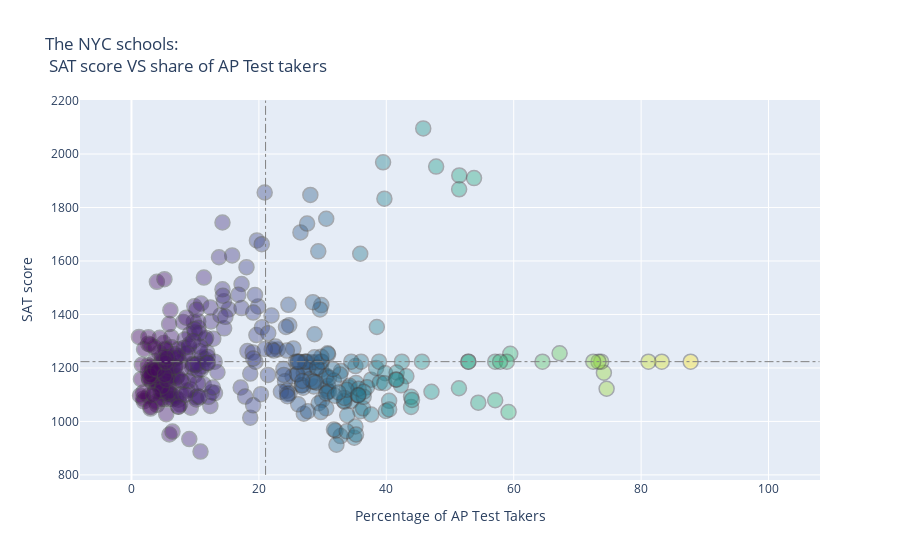

Notebook code cell kept with this figure:
### Markdown cell above
## Exploring SAT scores among AP Test takers

### Code cell
combined["ap_per"] = combined["AP Test Takers "] / combined["total_enrollment"]*100

#build scatter plot to map SAT score and share of female students per each school 

fig = go.Figure(data=go.Scatter(x=combined['ap_per'], y=combined['sat_score'],
                   marker=dict(
                       size=15,
                       color = combined['ap_per'],
                       colorscale='Viridis',
                       opacity=0.4),
                   mode='markers',marker_line_width=1.5,text=combined['SCHOOL NAME']))

fig.add_shape(
        # add horizonal line
        dict(
            type="line",
            x0=-8,
            y0=combined['sat_score'].mean(),
            x1=108,
            y1=combined['sat_score'].mean(),
            line=dict(
                color="grey",
                width=1,
                dash="dashdot"
            )
))

fig.add_shape(
        # add vertical line
        dict(
            type="line",
            x0=combined['ap_per'].mean(),
            y0=800,
            x1=combined['ap_per'].mean(),
            y1=2200,
            line=dict(
                color="grey",
                width=1,
                dash="dashdot"
            )
))

fig.update_layout(
    title="The NYC schools:<br> SAT score VS share of AP Test takers",
    xaxis_title="Percentage of AP Test Takers",
    yaxis_title="SAT score",
)
fig.show()

### Figure 1 — Plotly figure (JSON) as saved in the notebook; plotly's stock layout.template omitted (floating-point values rounded to 4 significant figures; data arrays with more than 128 entries replaced by an {"elided": "..."} marker saying what was removed)
{"data": [{"marker": {"color": {"elided": "363 float values"}, "colorscale": [[0, "#440154"], [0.1111, "#482878"], [0.2222, "#3e4989"], [0.3333, "#31688e"], [0.4444, "#26828e"], [0.5556, "#1f9e89"], [0.6667, "#35b779"], [0.7778, "#6ece58"], [0.8889, "#b5de2b"], [1, "#fde725"]], "line": {"width": 1.5}, "opacity": 0.4, "size": 15}, "mode": "markers", "text": {"elided": "363 str values"}, "type": "scatter", "x": {"elided": "363 float values"}, "y": {"elided": "363 float values"}}], "layout": {"shapes": [{"line": {"color": "grey", "dash": "dashdot", "width": 1}, "type": "line", "x0": -8, "x1": 108, "y0": 1223.0, "y1": 1223.0}, {"line": {"color": "grey", "dash": "dashdot", "width": 1}, "type": "line", "x0": 21.05, "x1": 21.05, "y0": 800, "y1": 2200}], "title": {"text": "The NYC schools:<br> SAT score VS share of AP Test takers"}, "xaxis": {"title": {"text": "Percentage of AP Test Takers"}}, "yaxis": {"title": {"text": "SAT score"}}}}
